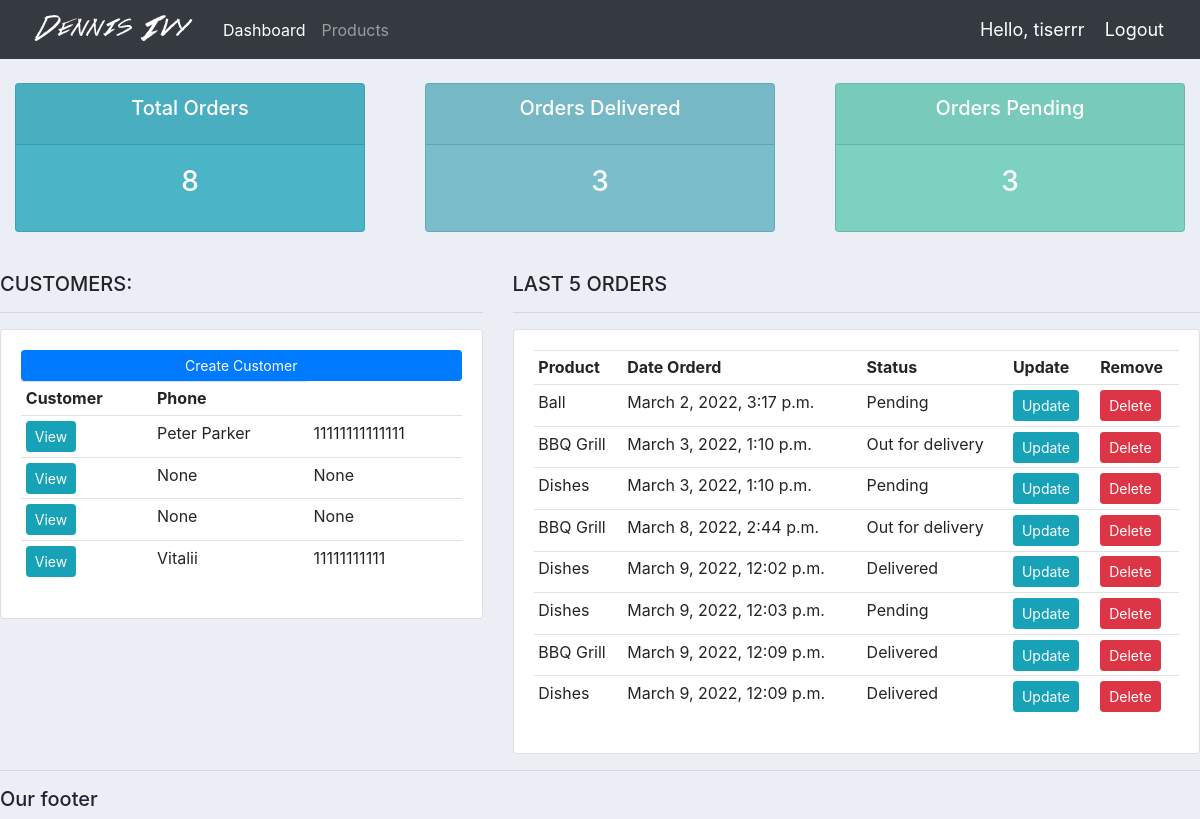
The app's page / (signed in) with its own data.
### accounts/models.py (models this page shows, shortened)
class Customer(models.Model):
    user = models.OneToOneField(User, null=True, on_delete=models.CASCADE)
    name = models.CharField(max_length=200, null=True)
    phone = models.CharField(max_length=200, null=True)
    email = models.EmailField(null=True)
    profile_pic = models.ImageField(null=True, blank=True)
    date_created = models.DateTimeField(auto_now_add=True, null=True)

class Order(models.Model):
    STATUS = (
        ('Pending', 'Pending'),
        ('Out for delivery', 'Out for delivery'),
        ('Delivered', 'Delivered')
    )
    customer = models.ForeignKey(Customer, null=True, on_delete=models.SET_NULL)
    product = models.ForeignKey(Product, null=True, on_delete=models.SET_NULL)
    date_created = models.DateTimeField(auto_now_add=True, null=True)
    status = models.CharField(max_length=200, null=True, choices=STATUS)
    note = models.CharField(max_length=300, null=True)

class Product(models.Model):
    CATEGORY = (
        ('Indoor', 'Indoor'),
        ('Out Door', 'Out Door')
    )
    name = models.CharField(max_length=200, null=True)
    price = models.FloatField(null=True)
    categoty = models.CharField(max_length=200, null=True, choices=CATEGORY)
    description = models.CharField(max_length=200, null=True)
    date_created = models.DateTimeField(auto_now_add=True, null=True)
    tags = models.ManyToManyField(Tag)
    def __str__(self):
        return self.name

### accounts/decorators.py (the view)
    def wrapper_func(request, *args, **kwargs):
        group = None
        if request.user.groups.exists():
            group = request.user.groups.all()[0].name
        if group == 'customer':
            return redirect('user-page')
        if group == 'admin':
            return view_func(request, *args, **kwargs)

### accounts/views.py (called while the page is built)
@login_required(login_url='login')
@admin_only
def home(request):
    orders = Order.objects.all()
    customers = Customer.objects.all()
    total_customers = customers.count()
    total_orders = orders.count()
    delivered = orders.filter(status='Delivered').count()
    pending = orders.filter(status='Pending').count()
    context = {'orders': orders, 'customers': customers,
    'total_customers': total_customers, 'total_orders': total_orders,
    'delivered': delivered, 'pending': pending}
    return render(request, 'accounts/dashboard.html', context)

### accounts/templates/accounts/dashboard.html
{%  extends 'accounts/main.html' %}
{% block content %}
{%  include 'accounts/status.html' %}
<br>
<div class="row">
	<div class="col-md-5">
		<h5>CUSTOMERS:</h5>
		<hr>
		<div class="card card-body">
			<a class="btn btn-primary  btn-sm btn-block" href="">Create Customer</a>
			<table class="table table-sm">
				<tr>
					<th>Customer</th>
					<th>Phone</th>
				</tr>
				{% for customer in customers %}
					<tr>
						<td><a class="btn btn-sm btn-info" href="{% url 'customer' customer.id %}">View</a></td>
						<td>{{customer.name}}</td>
						<td>{{customer.phone}}</td>
					</tr>
				{% endfor %}
			</table>
		</div>
	</div>
	<div class="col-md-7">
		<h5>LAST 5 ORDERS</h5>
		<hr>
		<div class="card card-body">
			<table class="table table-sm">
				<tr>
					<th>Product</th>
					<th>Date Orderd</th>
					<th>Status</th>
					<th>Update</th>
					<th>Remove</th>
				</tr>
				{% for order in orders %}
					<tr>
						<td>{{order.product}}</td>
						<td>{{order.date_created}}</td>
						<td>{{order.status}}</td>
						<td><a class="btn btn-sm btn-info" href="{% url 'update_order' order.id %}">Update</a></td>
						<td><a class="btn btn-sm btn-danger"href="{% url 'delete_order' order.id %}">Delete</a></td>
					</tr>
				{% endfor %}
			</table>
		</div>
	</div>
</div>
{% endblock %}

### accounts/templates/accounts/main.html (shortened to what this page needs)
{% load static %}
<!DOCTYPE html>
<html lang="en">
<head>
    <link rel="stylesheet" href="https://cdn.jsdelivr.net/npm/bootstrap@4.4.1/dist/css/bootstrap.min.css">
	<link rel="stylesheet" type="text/css" href="{% static '/css/main.css' %}">
</head>
<body>
    {% include 'accounts/navbar.html' %}
    {% block content %}
    {% endblock %}
    <hr>
    <h5>Our footer</h5>
</body>
</html>

### accounts/templates/accounts/navbar.html (shortened to what this page needs)
{% load static %}
<nav class="navbar navbar-expand-lg navbar-dark bg-dark">
  <img src="{% static 'images/logo.png' %}">
    <div class="collapse navbar-collapse" id="navbarNav">
      <ul class="navbar-nav">
        {% if request.user.is_staff %}
        <li class="nav-item active">
          <a class="nav-link" href="{% url 'home' %}">Dashboard</a>
        </li>
        <li class="nav-item">
          <a class="nav-link" href="{% url 'products' %}">Products</a>
        </li>
        {% else %}
        <li class="nav-item">
          <a class="nav-link" href="{% url 'account' %}">Settings</a>
        </li>
        {% endif %}
      </ul>
    </div>
    <span class="hello-msg">Hello, {{request.user}}</span>
    <span><a class="hello-msg" href="{% url 'logout' %}">Logout</a></span>
  </nav>

### accounts/templates/accounts/status.html
<br>
<div class="row">
	<div class="col">
		<div class="col-md">
			<div class="card text-center text-white  mb-3" id="total-orders">
			  	<div class="card-header">
			  		<h5 class="card-title">Total Orders</h5>
			  	</div>
			  	<div class="card-body">
			    	<h3 class="card-title">{{total_orders}}</h3>
			  	</div>
			</div>
		</div>
	</div>
	<div class="col">
		<div class="col-md">
			<div class="card text-center text-white  mb-3" id="orders-delivered">
			  	<div class="card-header">
			  		<h5 class="card-title">Orders Delivered</h5>
			  	</div>
			  	<div class="card-body">
			    	<h3 class="card-title">{{delivered}}</h3>
			  	</div>
			</div>
		</div>
	</div>
	<div class="col">
		<div class="col-md">
			<div class="card text-center text-white  mb-3" id="orders-pending">
			  	<div class="card-header">
			  		<h5 class="card-title">Orders Pending</h5>
			  	</div>
			  	<div class="card-body">
			    	<h3 class="card-title">{{pending}}</h3>
			  	</div>
			</div>
		</div>
	</div>
</div>

### static/css/main.css (style rules this page uses)
body { background-color: #ebeff5; }
#total-orders { background-color: #4cb4c7; }
#orders-delivered { background-color: #7abecc; }
#orders-pending { background-color: #7CD1C0; }

### accounts/templates/accounts/navbar.html (style rules this page uses)
.hello-msg { font-size: 18px; color: #fff; margin-right: 20px; }

### records on screen
Customer: name "Peter Parker", phone "11111111111111"
Customer: name "None", phone "None"
Customer: name "None", phone "None"
Customer: name "Vitalii", phone "11111111111"
Order: product "Ball", date_created "March 2, 2022, 3:17 p.m.", status "Pending"
Order: product "BBQ Grill", date_created "March 3, 2022, 1:10 p.m.", status "Out for delivery"
Order: product "Dishes", date_created "March 3, 2022, 1:10 p.m.", status "Pending"
Order: product "BBQ Grill", date_created "March 8, 2022, 2:44 p.m.", status "Out for delivery"
Order: product "Dishes", date_created "March 9, 2022, 12:02 p.m.", status "Delivered"
Order: product "Dishes", date_created "March 9, 2022, 12:03 p.m.", status "Pending"
Order: product "BBQ Grill", date_created "March 9, 2022, 12:09 p.m.", status "Delivered"
Order: product "Dishes", date_created "March 9, 2022, 12:09 p.m.", status "Delivered"

### other values on screen
{{ request.user }} "tiserrr"
{{ total_orders }} "8"
{{ delivered }} "3"
{{ pending }} "3"
